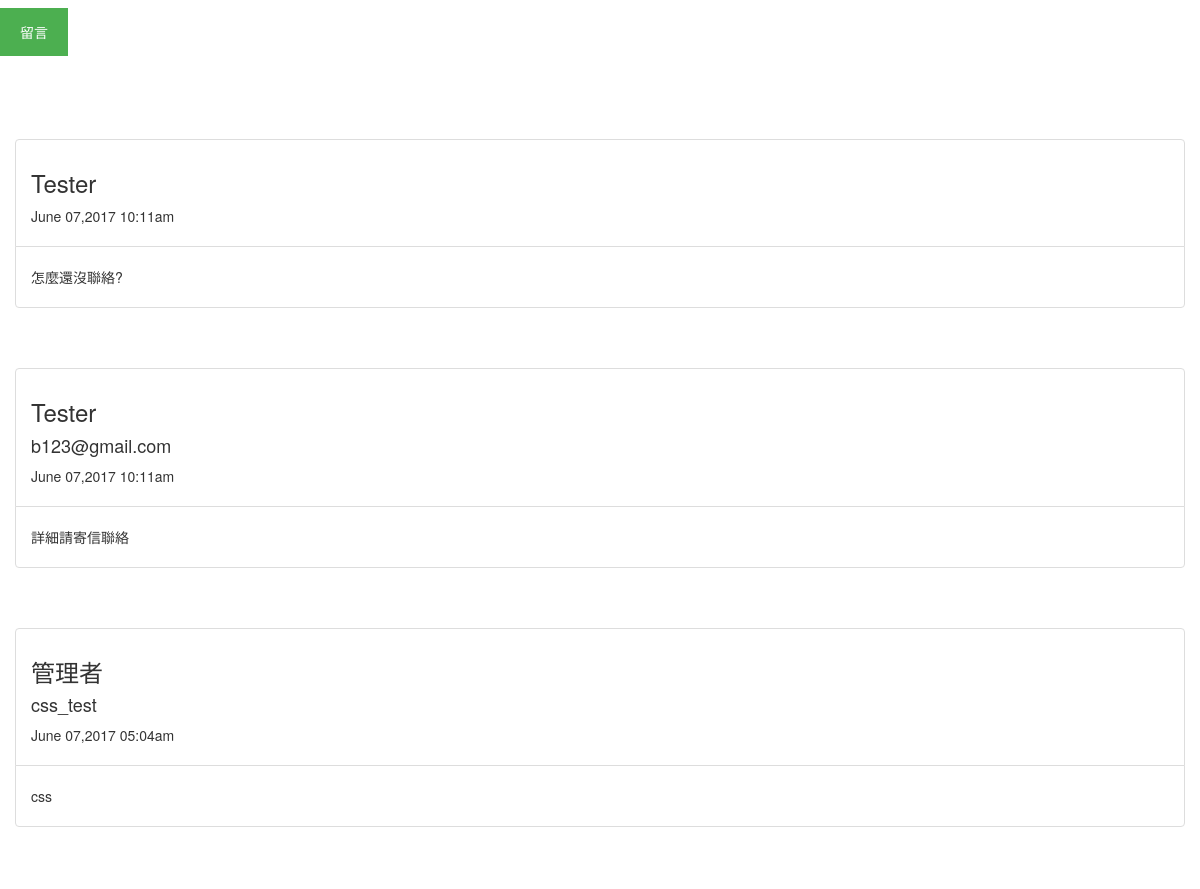
/PHP/message.php, run on the app's committed database.
### tables this page shows
CREATE TABLE `message` (
  `guest_id` int(11) NOT NULL,
  `article_id` int(11) NOT NULL,
  `name` varchar(10) NOT NULL,
  `contact` varchar(30) NOT NULL,
  `context` text NOT NULL,
  `created_time` datetime NOT NULL
);

### PHP/message.php (the view, shortened to what this page needs)
<!DOCTYPE html PUBLIC "-//W3C//DTD XHTML 1.0 Transitional//EN" "http://www.w3.org/TR/xhtml1/DTD/xhtml1-transitional.dtd">
<html xmlns="http://www.w3.org/1999/xhtml">
<head>
<link rel="stylesheet" href="https://maxcdn.bootstrapcdn.com/bootstrap/3.3.4/css/bootstrap.min.css">
</head>
<body>
<button onclick="document.getElementById('id01').style.display='block'" style="width:auto;">留言</button>
<p>&nbsp;</p>
<p>&nbsp;</p>
<?php
    $connect = new mysqli('sql109.byethost33.com', 'b33_20231384', 'aeteam09', 'abilityexchange');
    mysqli_set_charset($connect, 'utf8');
    $sql = "SELECT * FROM message ORDER BY guest_id DESC;";
    $result = $connect->query($sql);
    while($message = $result->fetch_assoc()) { ?>
        <div>
            <ul style="list-style: none; padding: 0">
                <li id="c_259" class="panel-body">
                    <div class="list-group">
                        <div class="list-group-item">
                            <h3><?php echo $message['name']?></h3>
                            <h4><?php echo $message['contact']?></h4>
                            <p>
                                <?php
                                    echo date("F d,Y h:ia", strtotime($message['created_time']));
                                ?>
                            </p>
                        </div>
                        <div class="list-group-item">
                            <p><p><?php echo $message['context']?></p></p>
                        </div>
                    </div>
                </li>
            </ul>
        </div>
    <?php }
    echo "<br/>";
?>
</body>
</html>

### PHP/message.php (style rules this page uses)
button { background-color: #4CAF50; color: white; padding: 14px 20px; margin: 8px 0; border: none; cursor: pointer; width: 100%; }

### data on the page
message: name "Tester", created_time "June 07,2017 10:11am", context "怎麼還沒聯絡?"
message: name "Tester", contact "b123@gmail.com", created_time "June 07,2017 10:11am", context "詳細請寄信聯絡"
message: name "管理者", contact "css_test", created_time "June 07,2017 05:04am", context "css"
